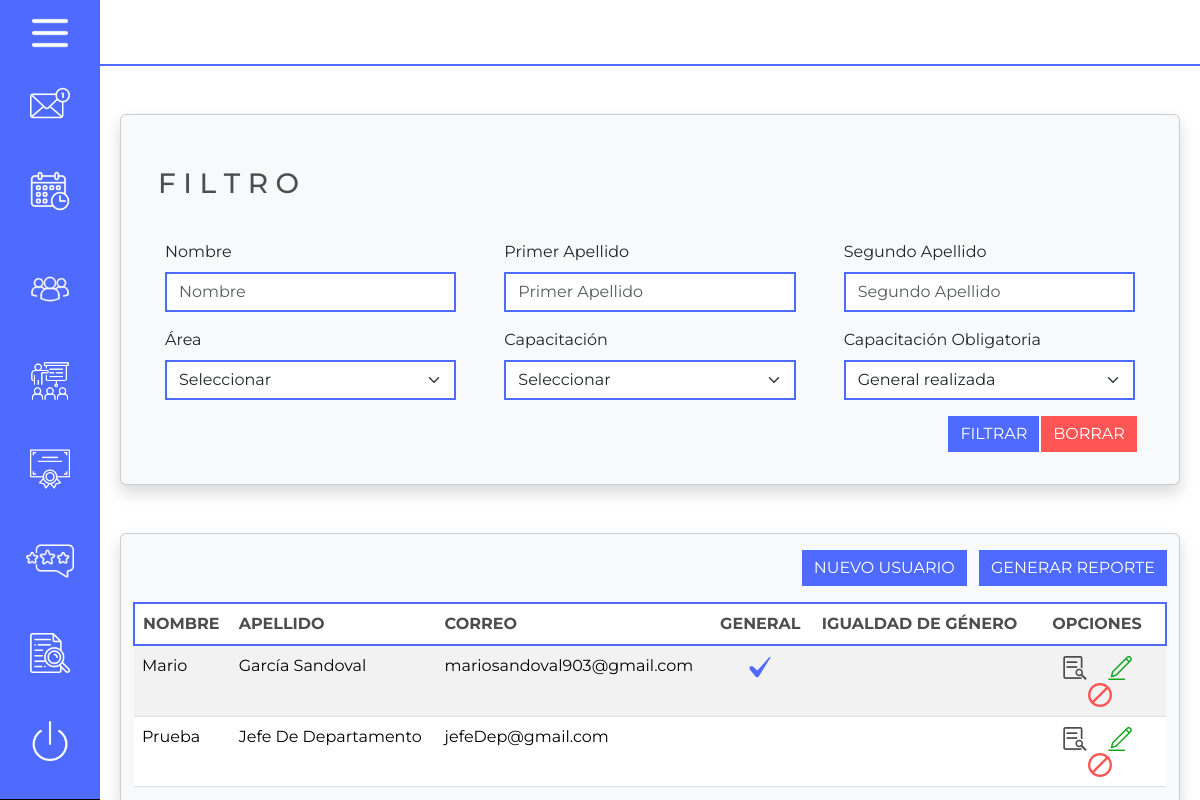
The page /sca/show_user (signed in) on the database its author committed.
### scaItescaApp/models.py (models this page shows)
class User(AbstractUser):
    payroll_number = models.PositiveBigIntegerField(primary_key=True, null=False, unique=True)
    position = models.CharField(max_length=255)
    phone_number = models.PositiveIntegerField()
    min_gender = models.BooleanField()
    min_general = models.BooleanField()
    role = models.IntegerField()
    area_id = models.ForeignKey(Area, on_delete=models.CASCADE)
    objects = UserManager()

### scaItescaApp/views.py (the view)
# urls.py: path('sca/show_user', views.showUser, name='show_user'),
@login_required
def showUser(request):
    post = request.POST
    print(post)
    users = User.objects.filter(is_active=True)
    if "input_name" in request.POST.keys():
        if not request.POST["input_name"] == "":
            users = users.filter(first_name=post["input_name"])
        if not post["input_lastname"] == "":
            users = users.filter(last_name__contains=post["input_lastname"])
        if not post["input_2ndlastname"] =="":
            users = users.filter(last_name__contains=post["input_2lastname"])
        if not post["select_area"] == "-1":
            obj_area = Area.objects.filter(id=post["select_area"])[0]
            users = users.filter(area_id = obj_area)
        if not post["select_min_training"] == "5":
            if post["select_min_training"] == "1":
                pass
    else:
        users = users.values()
    template = loader.get_template('show_users.html')
    areas = Area.objects.all().values()
    trainings = Training.objects.filter(status=True)
    context = {
        'users_list': users,
        'user_type': userTypeTest(request.user),
        'areas':areas,
        'trainings':trainings,
    }
    return HttpResponse(template.render(context, request))

### scaItescaApp/views.py (called while the page is built)
def isAdministradorTest(user):
    grupo_admin = Group.objects.filter(name="Administrador").get()
    return grupo_admin in user.groups.all()

def userTypeTest(user):
    if isAdministradorTest(user):
        return "Administrador"
    if isJefeDeDepartamentoTest(user):
        return "Jefe de departamento"
    return "Personal"

### scaItescaApp/templates/show_users.html (shortened to what this page needs)
{% extends 'menu.html' %}
  {% block css_links %}
    <link rel="stylesheet" href="..\static\CSS\general.css">
  {% endblock %}
  {% block content%}
  <div class="card shadow p-3  bg-body-tertiary rounded">
    <form method="post" action="../sca/show_user">
      <div class="card-body">
        <div class="row">
          <div class="col">
            <h3 style="margin-bottom: 4%; margin-top: 2%; margin-left: .5%;">F I L T R O</h3>
          </div>
        </div>
        <div class="row">
          <div class="col-md-4 col-12">
            <div class="mb-3 container">
              <label for="input_name" class="form-label">Nombre</label>
              <input maxlength="25" onKeyPress="if(this.value.length==25) return false;" type="text" class="form-control"
                id="input_name" name="input_name" placeholder="Nombre">
            </div>
          </div>
          <div class="col-12 col-md-4">
            <div class="mb-3 container">
              <label for="input_lastname" class="form-label">Primer Apellido</label>
              <input maxlength="25" onKeyPress="if(this.value.length==25) return false;" type="text" class="form-control"
                id="input_lastname" name="input_lastname" placeholder="Primer Apellido">
            </div>
          </div>
          <div class="col-md-4 col-12">
            <div class="mb-3 container">
              <label for="select_type_training" class="form-label">Segundo Apellido</label>
              <input maxlength="25" onKeyPress="if(this.value.length==25) return false;" type="text" class="form-control"
                id="input_2ndlastname" name="input_2ndlastname" placeholder="Segundo Apellido">
            </div>
          </div>
        </div>
        <div class="row">
          <div class="col-md-4 col-12">
            <div class="mb-3 container">
              <label for="select_area" class="form-label">Área</label>
              <select class="form-select mb-3" id="select_area" name="select_area">
                  <option value="-1">Seleccionar</option>
              </select>
            </div>
          </div>
          <div class="col-md-4 col-12">
            <div class="mb-3 container">
              <label for="select_training" class="form-label">Capacitación</label>
              <select class="form-select mb-3" id="select_training" name="select_training">
                <option value="-1">Seleccionar</option>
              </select>
            </div>
          </div>
          <div class="col-md-4 col-12">
            <div class="mb-3 container">
              <label for="select_min_training" class="form-label">Capacitación Obligatoria</label>
              <select class="form-select" id="select_min_training" name="select_min_training" required>
                <option selected value="1">General realizada</option>
              </select>
            </div>
          </div>
        </div>
        <div class="row d-flex flex-column" >
          <div class="col-12">
            <div class="container-fluid" style="display: flex; justify-content: right; ">
              <button id="button_filtrar" type="sumbit" class="btn" onClick="">FILTRAR</button>
              <a href="../sca/show_user"><button id="button_cancelar" type="button" class="btn" style="margin-left: 2%;">BORRAR</button></a>
            </div>
          </div>
        </div>
      </div>
    </form>
  </div>
  <div class="card container-fluid bg-body-tertiary table-responsive shadow mt-5">
    <div class="col mt-3 mb-3 text-end">
      <a href="../sca/add_user_form"><button id="button_gen_report" type="button" class="btn me-2 ms-auto">NUEVO USUARIO</button></a>
      <a href="{% url 'exportar_csv' %}"><button id="button_gen_report" type="button" class="btn ms-auto" onClick="">GENERAR REPORTE</button></a>
    </div>
    <table class="table aling-middle table-striped table-hover align-self-center" id="table-users">
      <thead>
        <tr>
          <th scope="col">NOMBRE</th>
          <th scope="col">APELLIDO</th>
          <th scope="col">CORREO</th>
          <th class="text-center" scope="col">GENERAL</th>
          <th class="text-center" scope="col"> IGUALDAD DE GÉNERO </th>
          <th class="text-center" scope="col"> OPCIONES</th>
        </tr>
      </thead>
      <tbody class="table-group-divider">
        {%for user in users_list%}
        <tr>
          <td>{{user.first_name}}</td>
          <td>{{user.last_name}}</td>
          <td>{{user.email}}</td>
          <td class="text-center">
            {% if user.min_general %}
              <img src="..\static\Images\check.png" width="24px" height="24px" alt="Hecho">
            {% endif%}
          </td>
          <td class="text-center">
          </td>
          <td class="text-center">
            <a href="/sca/select_user/{{user.payroll_number}}/"> <button type="button" name="button_ver_detalles" id="button_ver_detalles" ><img src="..\static\Images\ver-detalles.png" width="24px" height="24px" alt="Ver detalles"></button></a>
            <a href="/sca/update_user_form/{{user.payroll_number}}/"><button type="button" name="button_editar" id="button_editar"><img src="..\static\Images\editar.png" width="24px" height="24px" alt="Editar"></button></a>
            <button type="button" name="button_eliminar" id="button_eliminar" data-bs-toggle="modal" data-bs-target="#modal_remove-{{user.payroll_number}}"><img src="..\static\Images\eliminar.png" width="24px" height="24px" alt="Eliminar"></button>
          </td>
        </tr>
        {% endfor%}
      </tbody>
    </table>
  </div>
  {% endblock %}

### scaItescaApp/static/CSS/general.css (style rules this page uses)
body { background-color: white; font-family: 'Montserrat', sans-serif; }
h3 { font-style: bold; color: #4D4D4D; }
#button_ver_detalles { background: none; border: 0; color: inherit; }
#button_editar { background: none; border: 0; color: inherit; margin-left: 4%; }
#button_eliminar { background: none; border: 0; color: inherit; margin-left: 4%; }
#button_filtrar { background-color: #4F6BFF; color: white; border: none; border-radius: 0%; }
#button_gen_report { background-color: #4F6BFF; color: white; border: none; border-radius: 0%; }
#button_cancelar { background-color: #FF5555; color: white; border: none; border-radius: 0%; }
.form-control { box-sizing: border-box; border: 2px solid #4F6BFF; -webkit-transition: 0.5s; transition: 0.5s; border-radius: 0%; outline: none; }
.form-select { box-sizing: border-box; border: 2px solid #4F6BFF; -webkit-transition: 0.5s; transition: 0.5s; border-radius: 0%; outline: none; }
#table-users > thead { border: 2px solid #4F6BFF; color: #4D4D4D; }
#table-users > thead > tr > th { color: #4D4D4D; }

### rows shown on the page
User: first_name "Mario", last_name "García Sandoval", email "mariosandoval903@gmail.com", min_general True (drawn)
User: first_name "Prueba", last_name "Jefe De Departamento", email "jefeDep@gmail.com"
